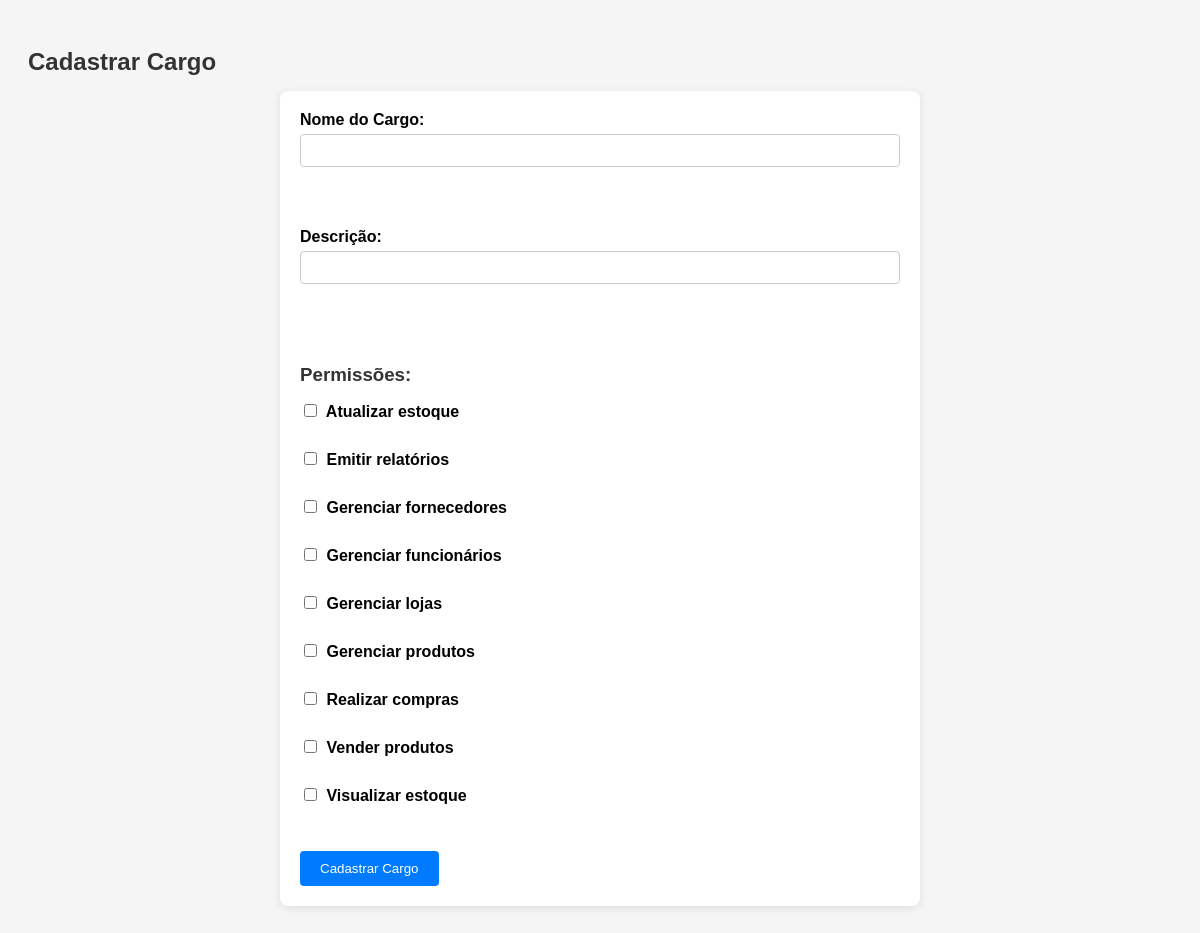
Page /cadastros/cadastrar_cargo.php on the committed database.
### tables this page shows
CREATE TABLE permicao(
	id_permicao INT PRIMARY KEY AUTO_INCREMENT NOT NULL,
    nome VARCHAR(50) NOT NULL,
    descricao VARCHAR(100)
);

### cadastros/cadastrar_cargo.php (the view, shortened to what this page needs)
<!DOCTYPE html>
<html lang="pt-br">
<head>
    <link rel="stylesheet" href="../css/cadastros.css">
</head>
<body>
    <h2>Cadastrar Cargo</h2>
    <form id="Cargo" action="../processa/processa_cargo.php" method="post">
        <label for="nome_cargo">
            Nome do Cargo:
            <input type="text" name="nome_cargo" id="nome_cargo" required>
        </label>
        <br><br>
        <label for="descricao_cargo">
            Descrição:
            <input type="text" name="descricao_cargo" id="descricao_cargo">
        </label>
        <br><br>
        <h3>Permissões:</h3>
        <?php
            require_once("../processa/conn.php");
            $sql = "SELECT id_permicao, nome FROM permicao ORDER BY nome";
            $resultado = mysqli_query($conexao, $sql);
            if ($resultado && mysqli_num_rows($resultado) > 0) {
                while ($linha = mysqli_fetch_assoc($resultado)) {
                    echo '<label>';
                    echo '<input type="checkbox" id="permicoes_cargo" name="permicoes[]" value="' . $linha['id_permicao'] . ' required"> ' . $linha['nome'];
                    echo '</label><br>';
                }
            } else {
                echo '<p>Nenhuma permissão cadastrada.</p>';
            }
        ?>
        <br>
        <input type="submit" value="Cadastrar Cargo">
    </form>
</body>
</html>

### css/cadastros.css (style rules this page uses)
body { font-family: Arial, sans-serif; background-color: #f5f5f5; padding: 20px; }
h2, h3 { color: #333; margin-bottom: 15px; }
form { background-color: #fff; padding: 20px; border-radius: 8px; max-width: 600px; margin: 0 auto; box-shadow: 0 2px 8px rgba(0,0,0,0.1); }
label { display: block; margin-bottom: 10px; font-weight: bold; }
input[type="text"], input[type="email"], input[type="password"], select { width: 100%; padding: 8px 10px; margin-top: 5px; margin-bottom: 15px; border: 1px solid #ccc; border-radius: 4px; box-sizing: border-box; }
input[type="submit"], button { padding: 10px 20px; background-color: #007bff; color: #fff; border: none; border-radius: 4px; cursor: pointer; }
input[type="checkbox"] { margin-right: 5px; }

### rows in the picture
permicao: nome "Atualizar estoque"
permicao: nome "Emitir relatórios"
permicao: nome "Gerenciar fornecedores"
permicao: nome "Gerenciar funcionários"
permicao: nome "Gerenciar lojas"
permicao: nome "Gerenciar produtos"
permicao: nome "Realizar compras"
permicao: nome "Vender produtos"
permicao: nome "Visualizar estoque"
